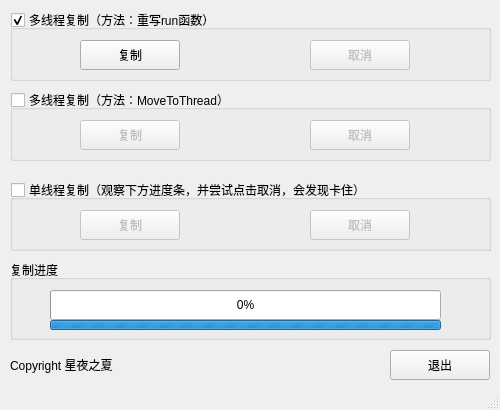
<?xml version="1.0" encoding="UTF-8"?>
<ui version="4.0">
 <class>MainWindow</class>
 <widget class="QMainWindow" name="MainWindow">
  <property name="geometry">
   <rect>
    <x>0</x>
    <y>0</y>
    <width>500</width>
    <height>410</height>
   </rect>
  </property>
  <property name="windowTitle">
   <string>Qt多线程范例-保存文件副本-星夜之夏</string>
  </property>
  <widget class="QWidget" name="centralWidget">
   <widget class="QGroupBox" name="grpOperation1">
    <property name="geometry">
     <rect>
      <x>10</x>
      <y>10</y>
      <width>481</width>
      <height>71</height>
     </rect>
    </property>
    <property name="title">
     <string>多线程复制（方法：重写run函数）</string>
    </property>
    <property name="checkable">
     <bool>true</bool>
    </property>
    <widget class="QPushButton" name="btnCancel1">
     <property name="enabled">
      <bool>false</bool>
     </property>
     <property name="geometry">
      <rect>
       <x>300</x>
       <y>30</y>
       <width>100</width>
       <height>30</height>
      </rect>
     </property>
     <property name="text">
      <string>取消</string>
     </property>
    </widget>
    <widget class="QPushButton" name="btnCopy1">
     <property name="geometry">
      <rect>
       <x>70</x>
       <y>30</y>
       <width>100</width>
       <height>30</height>
      </rect>
     </property>
     <property name="text">
      <string>复制</string>
     </property>
    </widget>
   </widget>
   <widget class="QGroupBox" name="grpProgress">
    <property name="geometry">
     <rect>
      <x>10</x>
      <y>260</y>
      <width>481</width>
      <height>80</height>
     </rect>
    </property>
    <property name="title">
     <string>复制进度</string>
    </property>
    <widget class="QProgressBar" name="progressBar">
     <property name="geometry">
      <rect>
       <x>40</x>
       <y>30</y>
       <width>391</width>
       <height>30</height>
      </rect>
     </property>
     <property name="value">
      <number>0</number>
     </property>
    </widget>
    <widget class="QProgressBar" name="progressBar2">
     <property name="geometry">
      <rect>
       <x>40</x>
       <y>60</y>
       <width>391</width>
       <height>10</height>
      </rect>
     </property>
     <property name="maximum">
      <number>0</number>
     </property>
     <property name="value">
      <number>-1</number>
     </property>
    </widget>
   </widget>
   <widget class="QPushButton" name="btnQuit">
    <property name="geometry">
     <rect>
      <x>390</x>
      <y>350</y>
      <width>100</width>
      <height>30</height>
     </rect>
    </property>
    <property name="text">
     <string>退出</string>
    </property>
   </widget>
   <widget class="QGroupBox" name="grpOperation2">
    <property name="geometry">
     <rect>
      <x>10</x>
      <y>90</y>
      <width>481</width>
      <height>71</height>
     </rect>
    </property>
    <property name="title">
     <string>多线程复制（方法：MoveToThread）</string>
    </property>
    <property name="flat">
     <bool>false</bool>
    </property>
    <property name="checkable">
     <bool>true</bool>
    </property>
    <property name="checked">
     <bool>false</bool>
    </property>
    <widget class="QPushButton" name="btnCancel2">
     <property name="enabled">
      <bool>false</bool>
     </property>
     <property name="geometry">
      <rect>
       <x>300</x>
       <y>30</y>
       <width>100</width>
       <height>30</height>
      </rect>
     </property>
     <property name="text">
      <string>取消</string>
     </property>
    </widget>
    <widget class="QPushButton" name="btnCopy2">
     <property name="geometry">
      <rect>
       <x>70</x>
       <y>30</y>
       <width>100</width>
       <height>30</height>
      </rect>
     </property>
     <property name="text">
      <string>复制</string>
     </property>
    </widget>
   </widget>
   <widget class="QGroupBox" name="grpOperation3">
    <property name="geometry">
     <rect>
      <x>10</x>
      <y>180</y>
      <width>481</width>
      <height>71</height>
     </rect>
    </property>
    <property name="title">
     <string>单线程复制（观察下方进度条，并尝试点击取消，会发现卡住）</string>
    </property>
    <property name="flat">
     <bool>false</bool>
    </property>
    <property name="checkable">
     <bool>true</bool>
    </property>
    <property name="checked">
     <bool>false</bool>
    </property>
    <widget class="QPushButton" name="btnCancel3">
     <property name="enabled">
      <bool>false</bool>
     </property>
     <property name="geometry">
      <rect>
       <x>300</x>
       <y>30</y>
       <width>100</width>
       <height>30</height>
      </rect>
     </property>
     <property name="text">
      <string>取消</string>
     </property>
    </widget>
    <widget class="QPushButton" name="btnCopy3">
     <property name="geometry">
      <rect>
       <x>70</x>
       <y>30</y>
       <width>100</width>
       <height>30</height>
      </rect>
     </property>
     <property name="text">
      <string>复制</string>
     </property>
    </widget>
   </widget>
   <widget class="QLabel" name="lblCopyright">
    <property name="geometry">
     <rect>
      <x>10</x>
      <y>350</y>
      <width>300</width>
      <height>30</height>
     </rect>
    </property>
    <property name="text">
     <string>Copyright 星夜之夏</string>
    </property>
   </widget>
  </widget>
  <widget class="QStatusBar" name="statusBar"/>
 </widget>
 <layoutdefault spacing="6" margin="11"/>
 <resources/>
 <connections/>
</ui>
